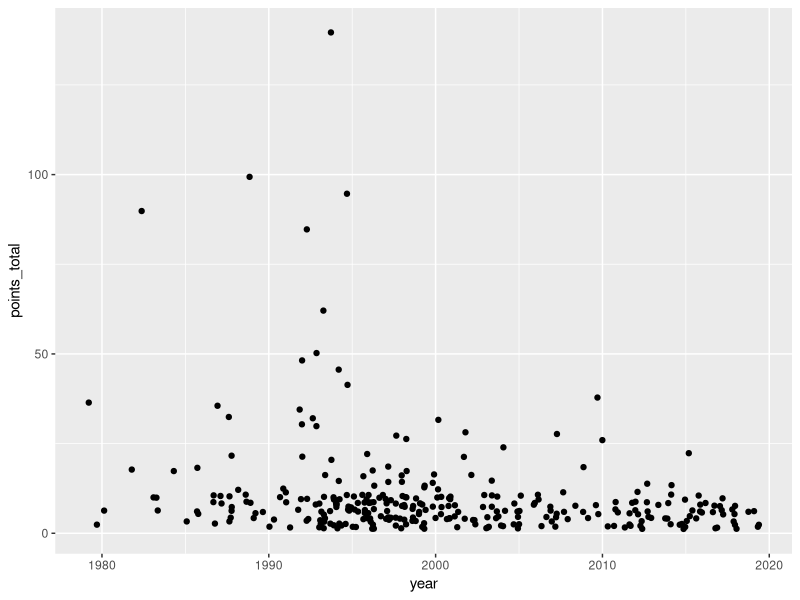

Recreate this plot in R.
install.packages("tidyverse")
library(tidyverse)

polls <- read.csv('data/bbc_hiphop_25.csv')
polls <- mutate(polls, points = (6 - rank) * 2)
by_song <- group_by(polls, artist, title, year)
ranking <- summarise(by_song, points_total = sum(points), n = n())

View(ranking)

ggplot(data = ranking) + 
  geom_point(mapping = aes(x = year, y = points_total), position = "jitter")
